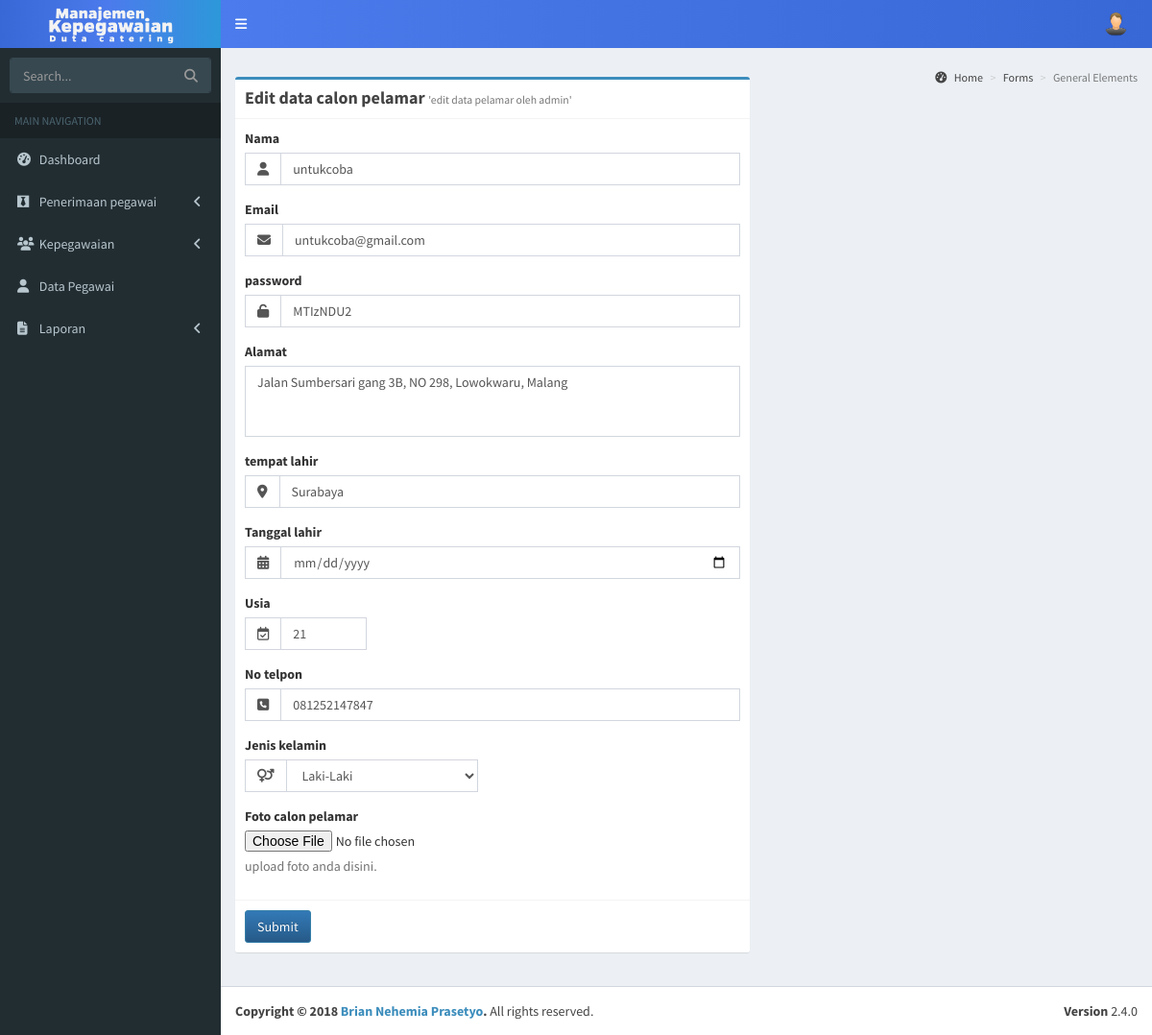
Screenshot of /admin/editpelamar.php?postid=PN001 with the database file from the repository.
### tables this page shows
CREATE TABLE `tbpendaftar` (
  `idpendaftar` varchar(11) NOT NULL,
  `namapelamar` varchar(100) NOT NULL,
  `email` varchar(100) NOT NULL,
  `password` varchar(100) NOT NULL,
  `alamat` varchar(100) DEFAULT NULL,
  `tempat_lahir` varchar(30) DEFAULT NULL,
  `tanggal_lahir` date DEFAULT NULL,
  `usia` int(5) DEFAULT NULL,
  `no_telp` varchar(15) DEFAULT NULL,
  `jenis_kelamin` varchar(100) DEFAULT NULL,
  `foto` blob,
  `idcv` varchar(6) DEFAULT NULL,
  `idlowongan` varchar(6) DEFAULT NULL,
  `tanggaldaftar` date DEFAULT NULL,
  `status` varchar(20) DEFAULT NULL,
  `level` varchar(200) DEFAULT NULL
);

### db/mdl_jobs.php (called while the page is built, shortened)
<?php
	class mdljobs extends db_connect{
		public function veditpelamar($postid){
			$con = $this->conn;
			$result = mysqli_query($con ,"select * from tbpendaftar where idpendaftar = '$postid'");
			return $result;
		}
	}
?>

### admin/editpelamar.php (the view, shortened to what this page needs)
<?php
 include 'header.php';
 include 'adminsidebar.php';
?>
  <div class="content-wrapper">
        <section class="content-header">
            <ol class="breadcrumb">
                <li><a href="dashboard.php"><i class="fa fa-dashboard"></i> Home</a></li>
                <li><a href="#">Forms</a></li>
                <li class="active">General Elements</li>
            </ol>
        </section>
        <section class="content">
    <div class="row">
        <div class="col-lg-7">
            <div class="box box-primary">
                <div class="box-header with-border">
                 <h2 class="box-title"><b>Edit data calon pelamar</b>
                     <small>'edit data pelamar oleh admin'</small>
                </h2>
                </div>
                <?php
                    $con = new mdljobs();
                    $tampil = $con->veditpelamar($_GET['postid']);
                    while($fetch = $tampil->fetch_array()){
                ?>
                <form role="form" action="../controller/jobscontroller.php?action=upfadmin" Method="POST">
                <div class="box-body">
                     <label for="fornama">Nama</label>
                     <div class="form-group input-group">
                        <span class="input-group-addon"><i class="fa fa-user"></i></span>
                        <input name="editnama" type="text" class="form-control" id="fornama" value="<?php echo $fetch['namapelamar'] ?>" placeholder="Enter nama lengkap">
                    </div>
                    <label for="foremail">Email</label>
                    <div class="form-group input-group">
                        <span class="input-group-addon"><i class="fa fa-envelope"></i></span>
                        <input name="editemail" type="email" class="form-control" id="foremail" value="<?php echo $fetch['email']?>" placeholder="Enter email" >
                    </div>
                    <label for="forpassword">password</label>
                   <div class="form-group input-group">
                        <span class="input-group-addon"><i class="fa fa-unlock-alt"></i></span>
                        <input name="editpassword" type="text" class="form-control" id="forpassword" value="<?php echo $fetch['password']?>" placeholder="Enter password">
                    </div>
                    <div class="form-group">
                        <label>Alamat</label>
                        <Textarea name="editalamat" style="resize: none;" class="form-control" rows="3" placeholder="Enter email"><?php echo $fetch['alamat']?></Textarea>
                    </div>
                    <label for="fortempatlahir">tempat lahir</label>
                   <div class="form-group input-group">
                        <span class="input-group-addon"><i class="fa fa-map-marker"></i></span>
                        <input name="edittempatlahir" type="text" class="form-control" id="fortempatlahir" value="<?php echo $fetch['tempat_lahir']?>" placeholder="Kota lahir">
                    </div>
                    <label for="fortanggallahir">Tanggal lahir</label>
                    <div class="form-group input-group">
                        <span class="input-group-addon"><i class="fa fa-calendar"></i></span>
                        <input name="edittanggallahir" type="date" class="form-control" id="fortanggallahir" >
                    </div>
                    <label for="forusia">Usia</label>
                    <div class="form-group input-group">
                        <span class="input-group-addon"><i class="fa fa-calendar-check-o"></i></span>
                        <input style="width : 90px;" name="editusia" type="text" class="form-control" id="forusia" value="<?php echo $fetch['usia']?>" placeholder="Tahun">
                    </div>
                    <label for="fornotelp">No telpon</label>
                    <div class="form-group input-group">
                        <span class="input-group-addon"><i class="fa fa-phone-square"></i></span>
                        <input name="editnotelp" type="text" class="form-control" id="fornotelp" value="<?php echo $fetch['no_telp']?>" placeholder="+6280000xxxx / 0800000xxxx">
                    </div>
                    <label for="fornotelp">Jenis kelamin</label>
                    <div class="form-group input-group">
                        <span class="input-group-addon"><i class="fa fa-venus-mars custom"></i></span>
                        <select style="width : 200px;" name="editjekel" class="form-control" placeholder="">
                            <option value="Laki-Laki">Laki-Laki</option>
                        </select>
                    </div>
                    <div class="form-group">
                        <label for="inifoto">Foto calon pelamar</label>
                        <input type="file" id="inifoto">
                        <p class="help-block">upload foto anda disini.</p>
                    </div>
                    <?php
                    }
                    ?>
                </div>
                <div class="box-footer">
                    <button type="submit" class="btn btn-primary">Submit</button>
                </div>
                    </form>
          </div>
        </div>
    </div>
    </section>
  </div>
<?php
include 'footer.php';
 ?>

### assets/css/_all-skins.css (style rules this page uses)
.skin-blue .content-header { background: transparent; }

### rows the page displays
tbpendaftar: editnama "untukcoba", editemail "untukcoba@gmail.com", editpassword "MTIzNDU2", editalamat "Jalan Sumbersari gang 3B, NO 298, Lowokwaru, Malang", edittempatlahir "Surabaya", editusia "21", editnotelp "081252147847"
